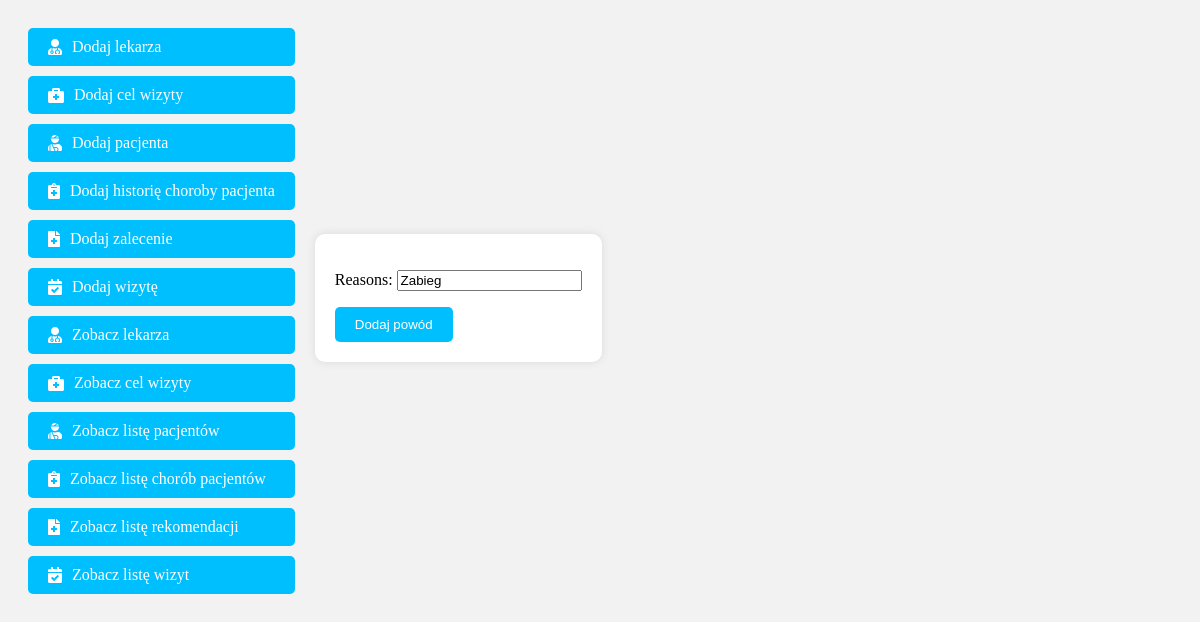
The app's page /show_reasons/1/, older data.
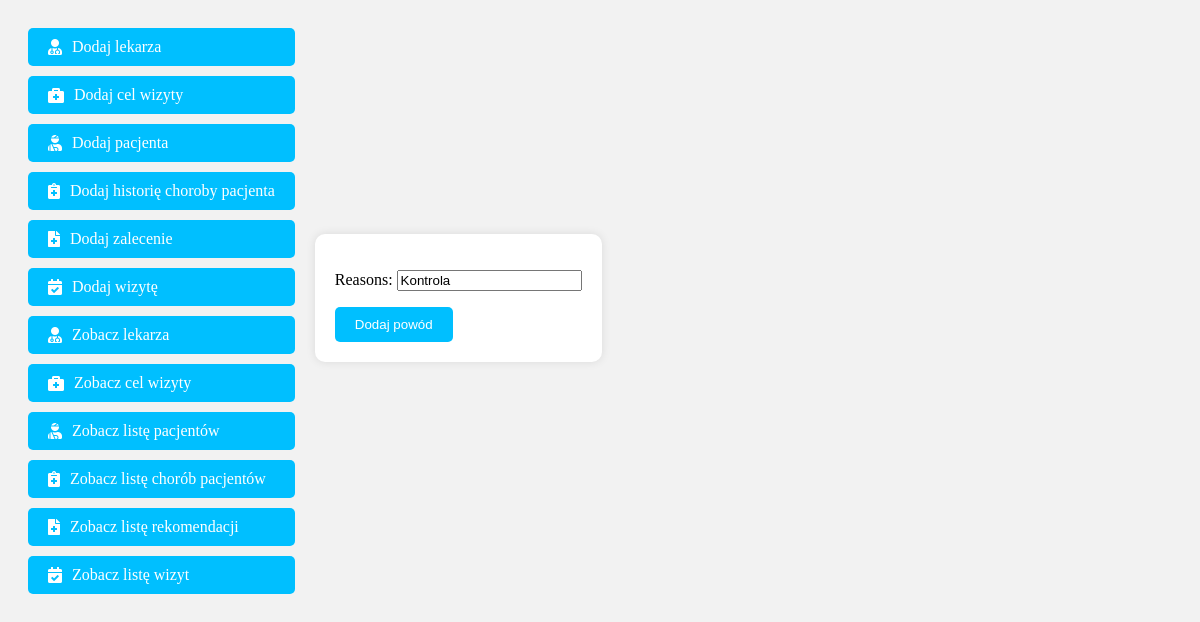
The same page, newer data.
### registration/models.py (models this page shows, shortened)
class ReasonForVisit(models.Model):
    reasons = models.CharField(max_length=64)

### registration/views.py (the view, shortened to what this page needs)
# urls.py: path('show_reasons/<int:id>/', views.LetEditReason.as_view(), name='edit_reasons'),
class LetEditReason(View):
    def get(self, request, id):
        reason = ReasonForVisit.objects.get(pk=id)
        form = ReasonForm(instance=reason)
        return render(request, 'add_reason.html', {'form': form})

### registration/forms.py
class ReasonForm(forms.ModelForm):
    class Meta:
        model = ReasonForVisit
        fields = '__all__'

### templates/add_reason.html (shortened to what this page needs)
{% extends 'index.html' %}
{% block content %}
<div class="form-container">
    <form method="post" class="nice-form">
        {{ form.as_p }}
        <button type="submit" class="nice-button">Dodaj powód</button>
    </form>
</div>
{% endblock %}

Row changes from the older to the newer data that the page shows:
changed ReasonForVisit: reasons "Zabieg" → "Kontrola"
